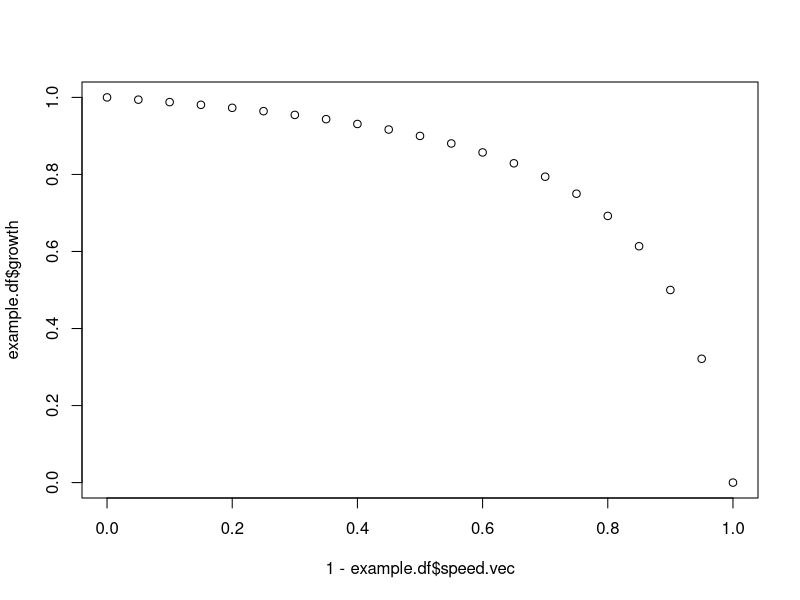
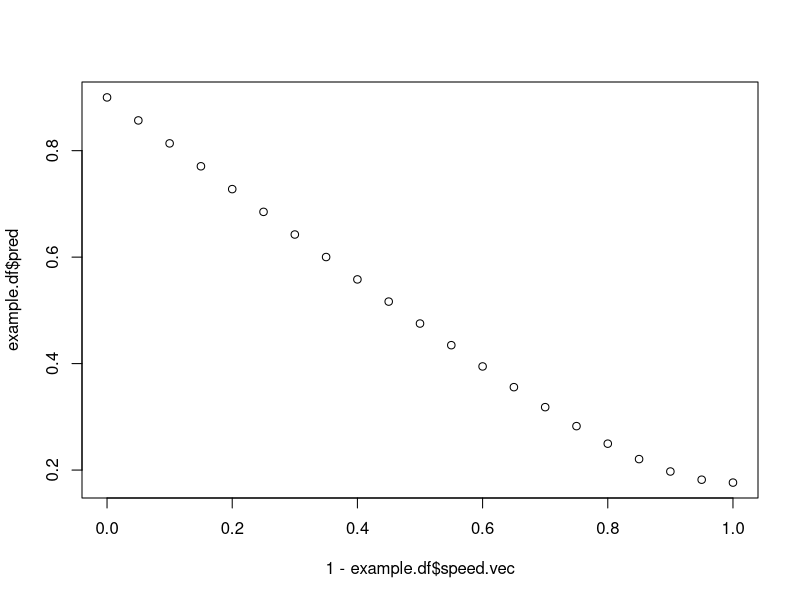

R code for these plots, in order:
## ---- chunk 1
trait.vec <- seq(0, 1, by = 0.05)
speed.vec <- 1 - trait.vec


# These formulas are simplified by setting some of the values as constants
# r is always assumed to be 1, while N, s, and v are manipulated values
pred.curve <- function(N, v, s){
  N*sqrt(v^2 + s^2)
}

# R is always assumed to be 1, while s and h are manipulated values
growth.curve <- function(k, s, h){
  (k * s)/(1 + s*h)
}

# Here is an example calculation
example.df <- as.data.frame(speed.vec)
example.df$pred <- pred.curve(N = 1.96116 * 0.45, v = 0.2, s = example.df$speed.vec)
example.df$growth <- growth.curve( k = 9, s = example.df$speed.vec, h = 8 )

plot( x = 1 - example.df$speed.vec, y = example.df$growth )
plot( x = 1 - example.df$speed.vec, y = example.df$pred )
